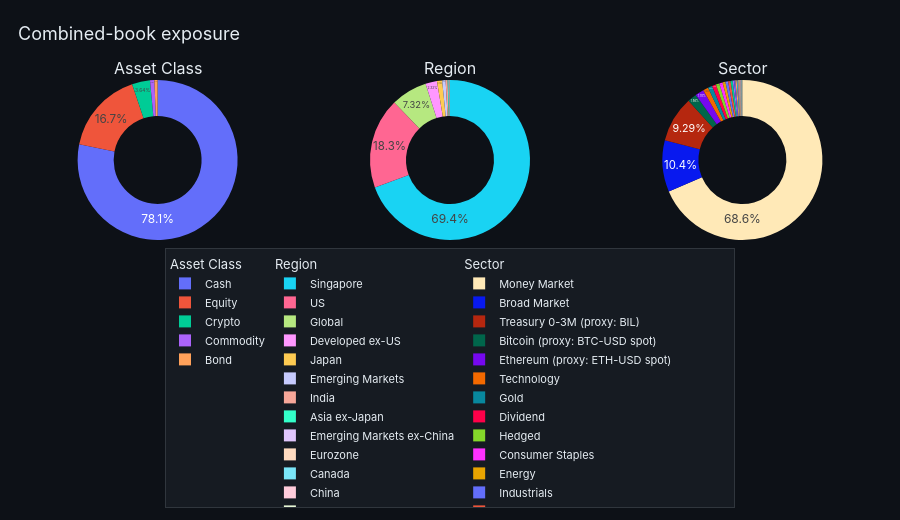

The notebook cell saved with this chart:
### Markdown cell above
## Combined-book exposure

### Code cell
exposure = combined_exposure(portfolios)
for dim, df in exposure.items():
    print(f'\n--- {dim.replace("_", " ").title()} ---')
    display(df)
combined_exposure_figure(exposure)

### Figure 1 — Plotly figure (JSON) as saved in the notebook; plotly's stock layout.template omitted (floating-point values rounded to 4 significant figures)
{"data": [{"direction": "clockwise", "domain": {"x": [0.0, 0.32], "y": [0.0, 1.0]}, "hole": 0.55, "hovertemplate": "%{label}<br>%{value:$,.0f} (%{percent})<extra></extra>", "insidetextorientation": "horizontal", "labels": ["Cash", "Equity", "Crypto", "Commodity", "Bond"], "legendgroup": "asset_class", "legendgrouptitle": {"text": "Asset Class"}, "showlegend": true, "sort": true, "textinfo": "percent", "textposition": "inside", "type": "pie", "values": [2307000.0, 493000.0, 107400.0, 26160.0, 18890.0]}, {"direction": "clockwise", "domain": {"x": [0.34, 0.66], "y": [0.0, 1.0]}, "hole": 0.55, "hovertemplate": "%{label}<br>%{value:$,.0f} (%{percent})<extra></extra>", "insidetextorientation": "horizontal", "labels": ["Singapore", "US", "Global", "Developed ex-US", "Japan", "Emerging Markets", "India", "Asia ex-Japan", "Emerging Markets ex-China", "Eurozone", "Canada", "China", "UK", "Pacific ex-Japan"], "legendgroup": "region", "legendgrouptitle": {"text": "Region"}, "showlegend": true, "sort": true, "textinfo": "percent", "textposition": "inside", "type": "pie", "values": [2050000.0, 540900.0, 216100.0, 68460.0, 31110.0, 20310.0, 11900.0, 5591.0, 3257.0, 2076.0, 1217.0, 1004.0, 413.9, 410.9]}, {"direction": "clockwise", "domain": {"x": [0.68, 1.0], "y": [0.0, 1.0]}, "hole": 0.55, "hovertemplate": "%{label}<br>%{value:$,.0f} (%{percent})<extra></extra>", "insidetextorientation": "horizontal", "labels": ["Money Market", "Broad Market", "Treasury 0-3M (proxy: BIL)", "Bitcoin (proxy: BTC-USD spot)", "Ethereum (proxy: ETH-USD spot)", "Technology", "Gold", "Dividend", "Hedged", "Consumer Staples", "Energy", "Industrials", "Health Care", "Aerospace & Defense", "Consumer Discretionary", "Cash", "Nasdaq Covered Call (proxy: JEPQ.L UCITS)", "Aggregate", "ESG Screened", "Utilities", "Government", "Aggregate (proxy: AGG)", "Broad Market (proxy: SPEM)", "Broad Market (proxy: CEU1.L)", "Treasury 20+Y", "TIPS 0-5Y", "Broad Market (proxy: MCHI)", "MBS", "USD Sovereign (proxy: EMB)", "High Yield (proxy: HYG)", "Treasury 7-10Y", "Treasury 0-1Y", "USD Sovereign"], "legendgroup": "sector", "legendgrouptitle": {"text": "Sector"}, "showlegend": true, "sort": true, "textinfo": "percent", "textposition": "inside", "type": "pie", "values": [2025000.0, 306100.0, 274200.0, 54780.0, 52670.0, 31190.0, 26160.0, 23860.0, 21350.0, 19660.0, 16760.0, 16370.0, 14710.0, 12310.0, 8365.0, 7904.0, 7891.0, 4817.0, 4171.0, 3913.0, 3618.0, 3367.0, 3257.0, 2076.0, 1511.0, 1385.0, 1004.0, 1004.0, 853.2, 747.4, 713.4, 575.2, 302.2]}], "layout": {"annotations": [{"font": {"size": 16}, "showarrow": false, "text": "Asset Class", "x": 0.16, "xanchor": "center", "xref": "paper", "y": 1.0, "yanchor": "bottom", "yref": "paper"}, {"font": {"size": 16}, "showarrow": false, "text": "Region", "x": 0.5, "xanchor": "center", "xref": "paper", "y": 1.0, "yanchor": "bottom", "yref": "paper"}, {"font": {"size": 16}, "showarrow": false, "text": "Sector", "x": 0.84, "xanchor": "center", "xref": "paper", "y": 1.0, "yanchor": "bottom", "yref": "paper"}], "font": {"color": "#e6edf3", "family": "Inter, system-ui, sans-serif"}, "height": 520, "hovermode": "x unified", "legend": {"bgcolor": "#161b22", "bordercolor": "#30363d", "borderwidth": 1, "font": {"size": 11}, "groupclick": "toggleitem", "orientation": "h", "x": 0.5, "xanchor": "center", "y": -0.05, "yanchor": "top"}, "margin": {"b": 20, "l": 20, "r": 20, "t": 80}, "paper_bgcolor": "#0d1117", "plot_bgcolor": "#161b22", "title": {"font": {"color": "#e6edf3", "size": 18}, "text": "Combined-book exposure", "x": 0.02, "xanchor": "left"}, "xaxis": {"gridcolor": "#30363d", "showspikes": true, "spikecolor": "#8b949e", "spikethickness": 1, "zerolinecolor": "#30363d"}, "yaxis": {"gridcolor": "#30363d", "showspikes": true, "spikecolor": "#8b949e", "spikethickness": 1, "zerolinecolor": "#30363d"}}}
